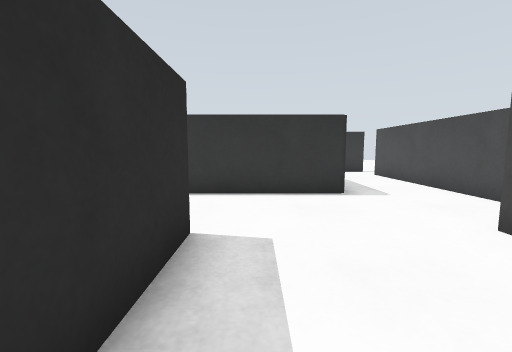
view 1 (above)

24 first-person views from a walk through a robot-simulator world made for Gazebo. The camera is 0.57 m above the floor, tilts 6° down and sees 90° across. The floor is counted in squares, 0.5 m on a side. Each view is taken from the middle of a square. On the plan, view 1 faces up. The plan holds only what a view shows up to about 12 squares ahead; the rest is blank. The place goes on beyond the plan.

view 2
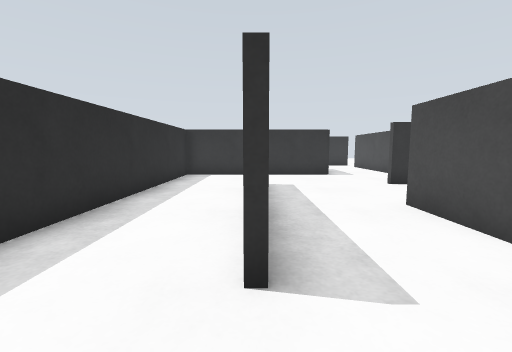

view 3
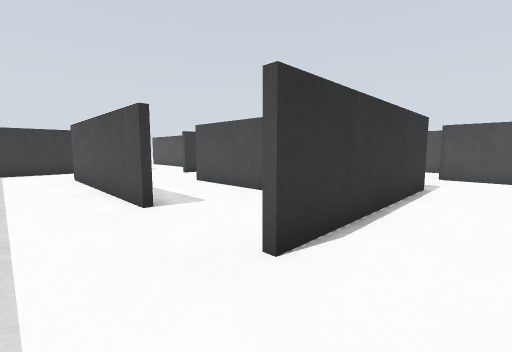

view 4
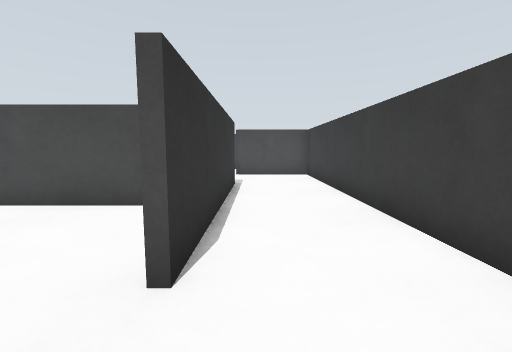

view 5
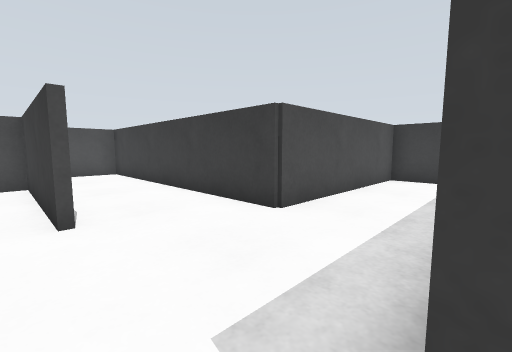

view 6
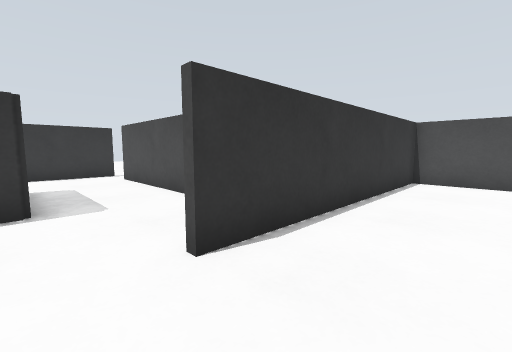

view 7
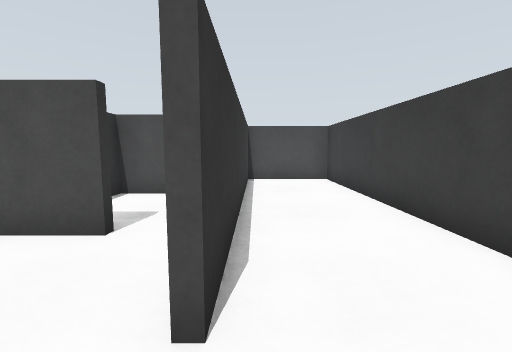

view 8
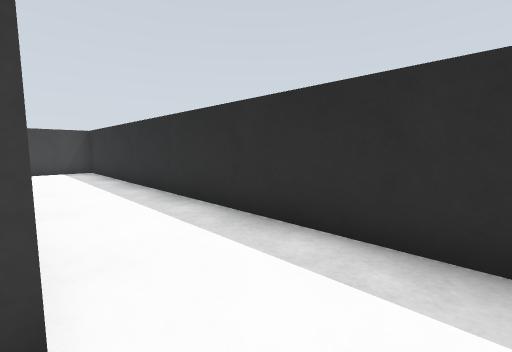

view 9
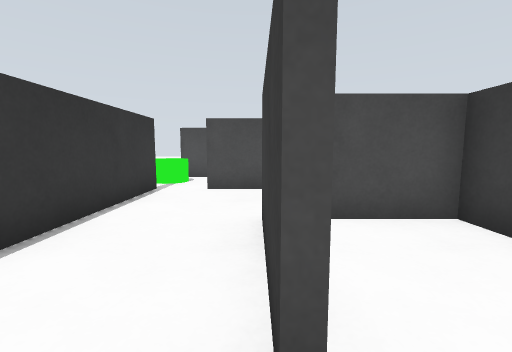

view 10
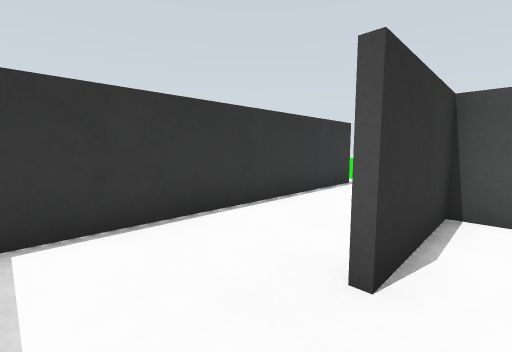

view 11
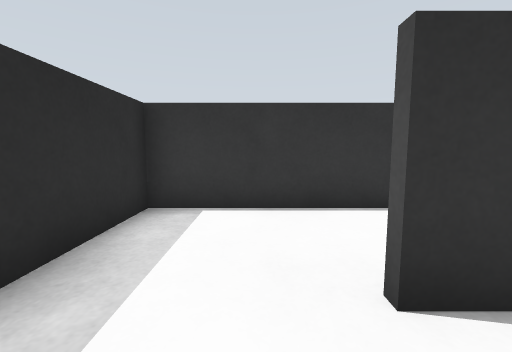

view 12
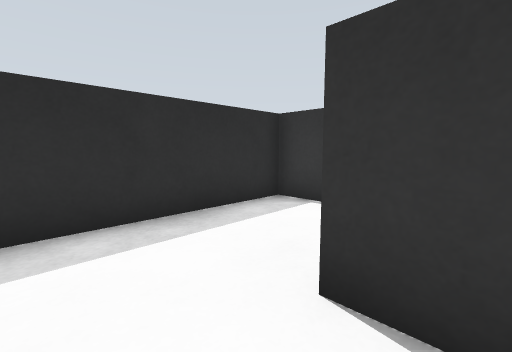

view 13
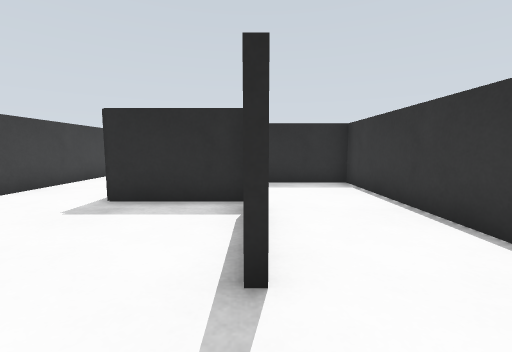

view 14
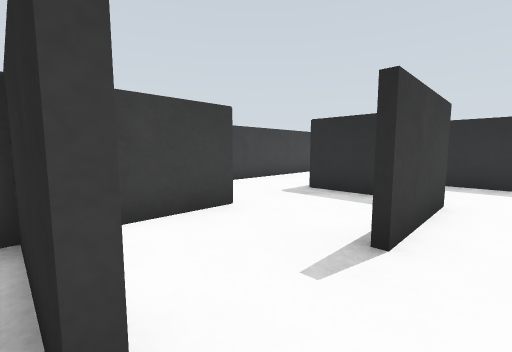

view 15
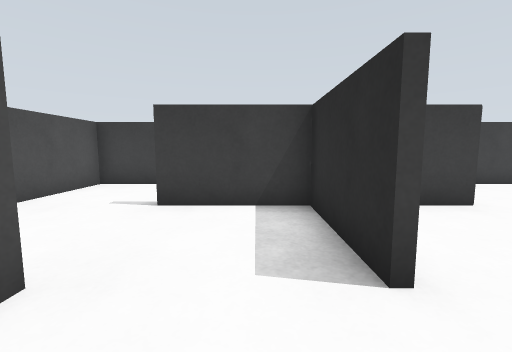

view 16
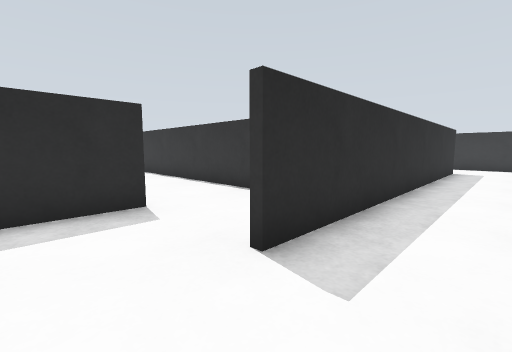

view 17
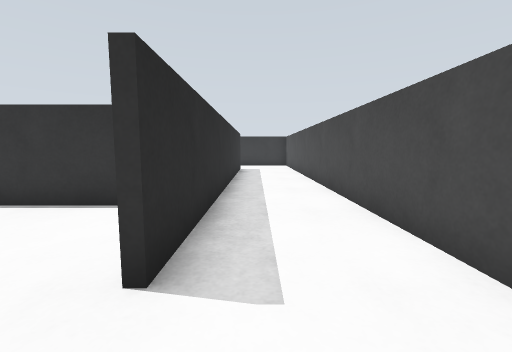

view 18
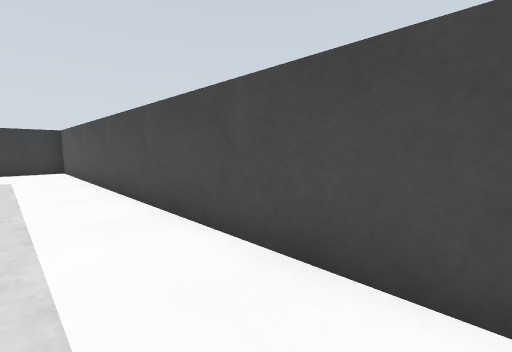

view 19
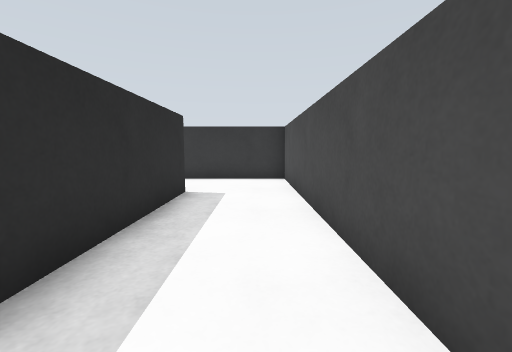

view 20
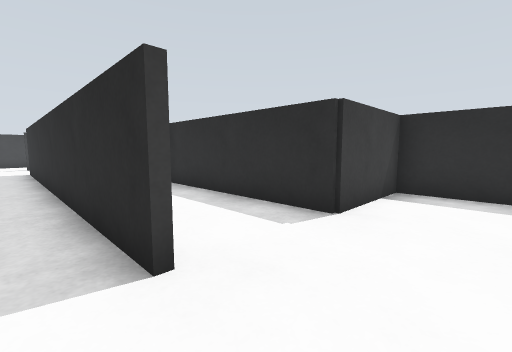

view 21
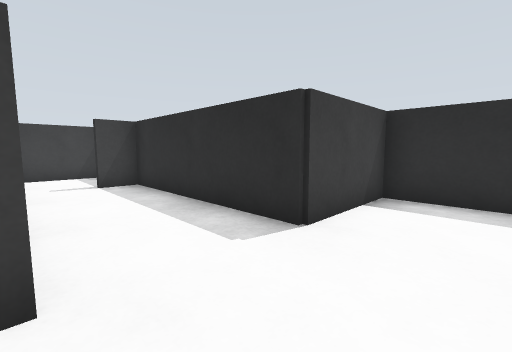

view 22
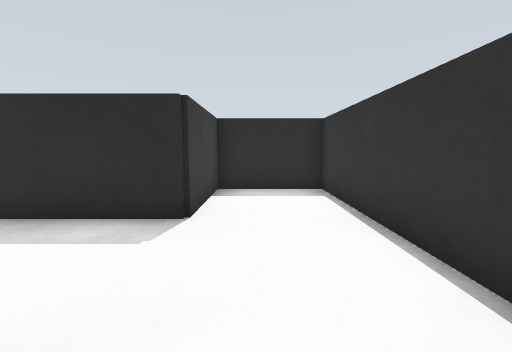

view 23
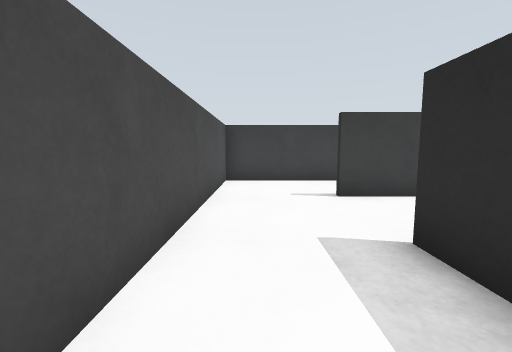

view 24
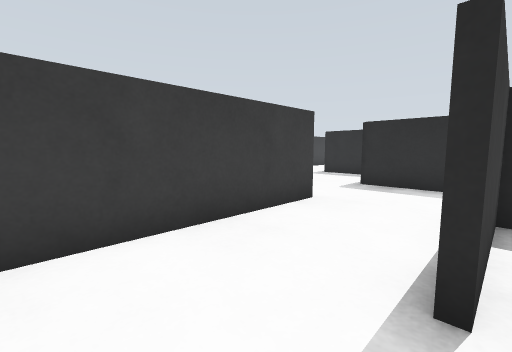

### Floor plan
Points are (right, up) in squares from view 1. A wall is a line through its corners. A room is listed if a view was taken in it or the views show most of it. See-through windows are left out.
Room 1 (views 1, 2, 3, 4)
walls: (-1, -3.1) (-1, 3.5); (0.6, -6.1) (2.1, -6.1) (2.1, 0.3); (5.5, -6.3) (-1, -6.3); (-3.9, -9.3) (8.5, -9.3) (8.5, -6.1); (-4.1, 4.5) (-4.1, -9)
ways out: opening at (-1, 2.5) to room 2; opening at (7.5, -6)
Room 2 (views 5, 6, 7, 8, 9, 10, 11, 12)
walls: (2.4, 6.5) (-4.1, 6.5) (-4.1, 4.5); (1.1, 6.7) (2.1, 6.7) (2.1, 9.7) (-1, 9.7); (3.4, 3.4) (8.5, 3.4); (5.3, 4.9) (5.3, 11.5); (-0.9, 3.5) (-0.9, 0.8); (-1, 9.9) (2.2, 9.9); (2.1, 0.3) (11.7, 0.3) (11.7, 3.3) (3.4, 3.3); (5.5, 12.9) (-4.1, 12.9) (-4.1, 7.9)
ways out: opening at (-1, 2.5) to room 1; opening at (5, 12)
Room 3 (view 13)
walls: (8.5, -6.1) (10.9, -6.1)
ways out: opening at (10.5, -3) to room 6; opening at (9, -4.5)
Room 4 (views 14, 15, 16, 17, 18, 19, 20, 21, 22, 23)
walls: (11.7, 3.4) (13, 3.4); (13.2, 0.1) (11.5, 0.1); (15.1, 9.9) (15.1, -3); (11.9, -2.9) (11.9, -6.1) (15, -6.1); (18.1, -5.6) (18.1, 12.9) (8.7, 12.9) (8.7, 9.9) (11.9, 9.9) (11.9, 3.3)
ways out: opening at (16.5, -6) to room 5; opening at (12, -1.5) to room 6; opening at (14, 5) to room 7
Room 5 (view 24)
walls: (11.8, -9.3) (18.1, -9.3) (18.1, -5.6); (8.7, -7.1) (8.7, -8.5)
ways out: opening at (16.5, -6) to room 4; opening at (10.5, -9)
Room 6 (no view inside)
walls: (5.8, -3) (9, -3); (11.5, 0.1) (2.3, 0.1) (2.3, -3.5)
ways out: opening at (10.5, -3) to room 3; opening at (12, -1.5) to room 4
Room 7 (no view inside)
walls: (12.2, 0.3) (14.5, 0.3)
ways out: opening at (14, 5) to room 4

Positions as (right, up) in squares from view 1, and headings:
1: (0, 0), facing up
2: (-1, -5), facing up
3: (-3, -8), facing up-right
4: (-3, -7), facing right
5: (-1, 4), facing down-right
6: (2, 1), facing up-right
7: (2, 3), facing right
8: (-1, 5), facing down-left
9: (-2, 10), facing right
10: (-3, 9), facing up-right
11: (-2, 8), facing up
12: (0, 8), facing up-left
13: (11, -3), facing left
14: (12, -2), facing down-left
15: (13, -1), facing down
16: (17, -5), facing up-left
17: (16, -5), facing up
18: (16, -2), facing up-right
19: (17, 3), facing up
20: (16, 12), facing down-left
21: (15, 12), facing down-left
22: (16, 11), facing left
23: (17, 0), facing down
24: (17, -6), facing down-left
